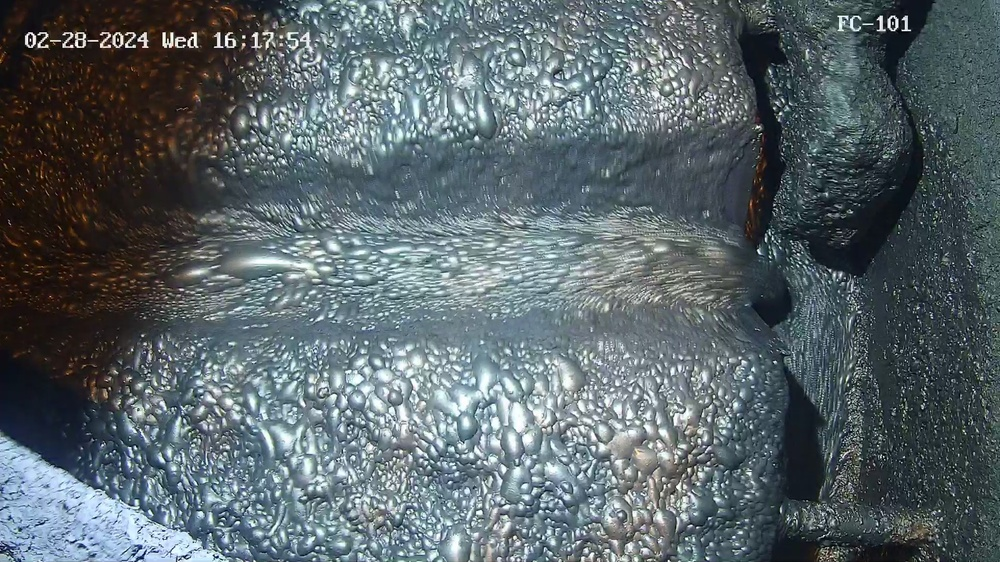
#> input picture noiser/_11.jpg, 1000 x 562 px, shrunk from 1920 x 1080 before the run
$ python dirty_spots_gen.py
#> lines starting #> are read from the running program, lines starting #| are printed output that depends on the picture
import cv2
import numpy as np
import os
from PIL import Image

def add_synthetic_dirt(image_path, output_path, num_spots=10, spot_size_range=(20, 100)):
    """
    Добавляет синтетические пятна грязи на изображение.

    :param image_path: Путь к исходному изображению.
    :param output_path: Путь для сохранения изображения с пятнами.
    :param num_spots: Количество пятен.
    :param spot_size_range: Диапазон размеров пятен (минимальный и максимальный радиус).
    """
#> called with image_path = './noiser/_11.jpg', num_spots = 10, spot_size_range = (30, 120)
    # Загружаем изображение
    image = cv2.imread(image_path)
#> image is the input picture: shape (562, 1000, 3); mean B, G, R 106, 101.5, 89.9
    if image is None:
        print("Ошибка: невозможно загрузить изображение.")
        return

    # Переводим изображение в RGB (если нужно)
    image = cv2.cvtColor(image, cv2.COLOR_BGR2RGB)

    # Получаем размеры изображения
    height, width, _ = image.shape
#> height = 562; width = 1000

    # Копируем изображение для рисования пятен
    dirty_image = image.copy()

    for _ in range(num_spots):
        # Случайный центр пятна
        center_x = np.random.randint(0, width)
        center_y = np.random.randint(0, height)

        # Случайный размер пятна
        radius = np.random.randint(spot_size_range[0], spot_size_range[1])

        # Цвет пятна (темный коричневый, близкий к грязи)
        color = (np.random.randint(21, 26), np.random.randint(21, 26), np.random.randint(20, 26))  # RGB

        # Создаём пятно с размытыми краями
        thickness = -1  # Заполненный круг
        overlay = dirty_image.copy()
        cv2.circle(overlay, (center_x, center_y), radius, color, thickness)

        # Прозрачность пятна (0.5 для полупрозрачности)
        alpha = 0.8
        dirty_image = cv2.addWeighted(overlay, alpha, dirty_image, 1 - alpha, 0)
#> this loop made 10 passes
#> pass 1, in add_synthetic_dirt, `dirty_image = cv2.addWeighted(overlay, alpha, dirty_image, 1 - alpha, 0)`:
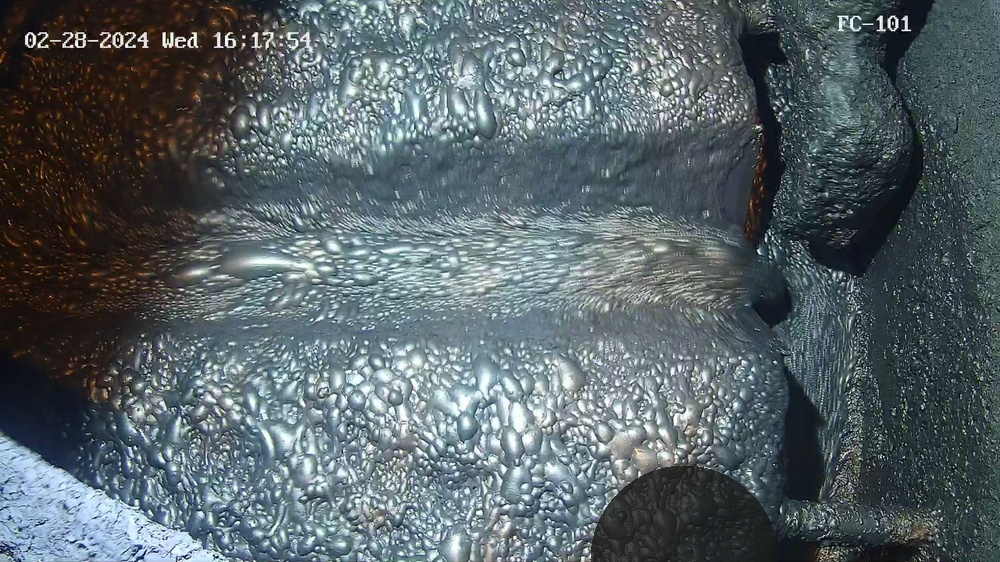
#> dirty_image: shape (562, 1000, 3); mean R, G, B 88.3, 99.6, 104.1
#> pass 2, in add_synthetic_dirt, `dirty_image = cv2.addWeighted(overlay, alpha, dirty_image, 1 - alpha, 0)`:
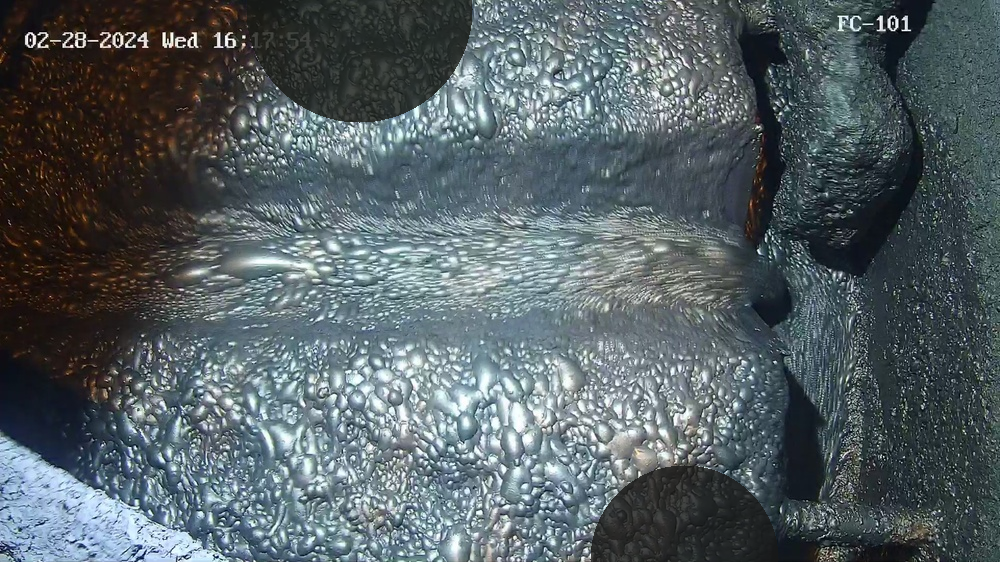
#> dirty_image: shape (562, 1000, 3); mean R, G, B 85.4, 96.2, 100.4
#> pass 3, in add_synthetic_dirt, `dirty_image = cv2.addWeighted(overlay, alpha, dirty_image, 1 - alpha, 0)`:
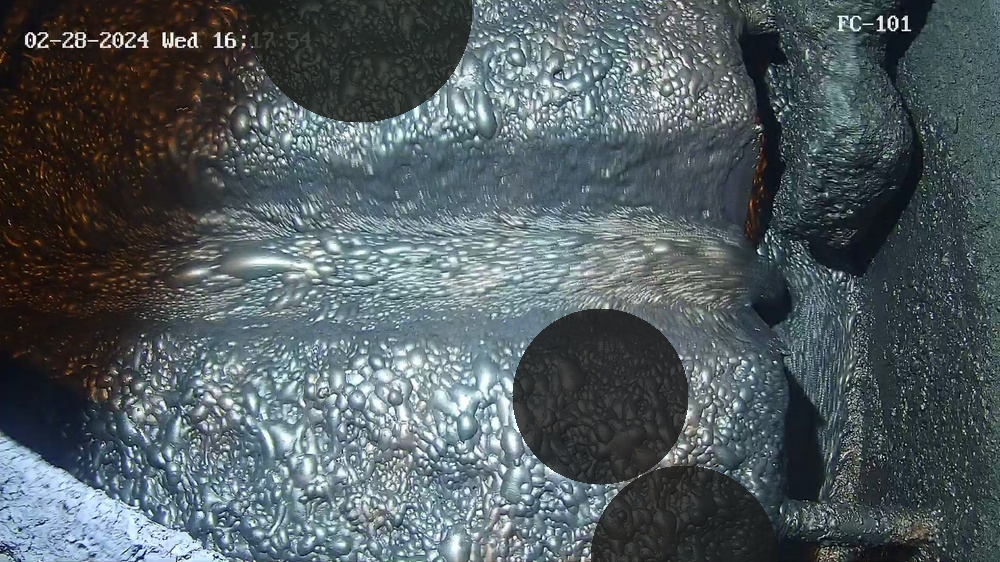
#> dirty_image: shape (562, 1000, 3); mean R, G, B 81.3, 91.6, 95.6
#> after the loop:
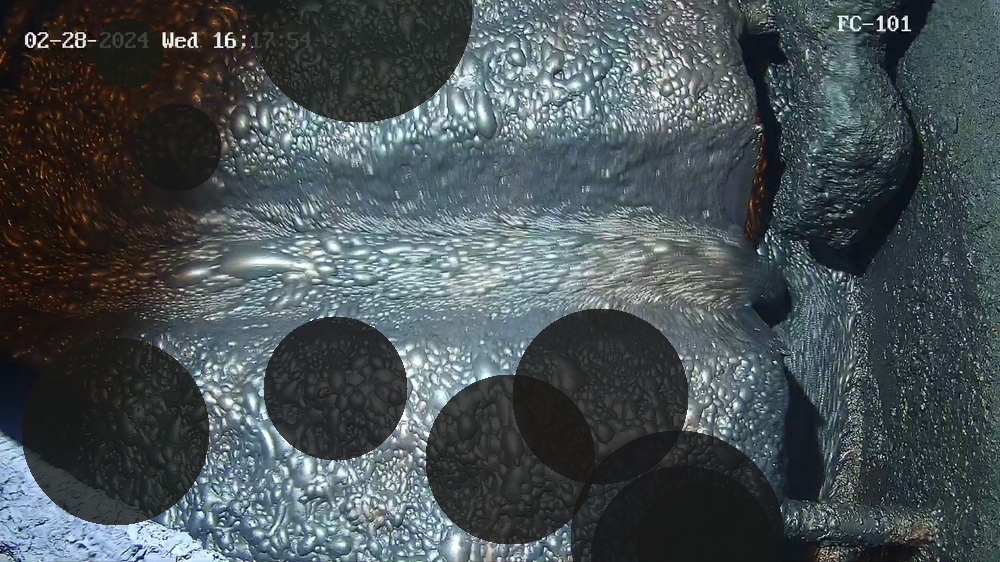
#> dirty_image: shape (562, 1000, 3); mean R, G, B 71.9, 80.9, 83.8
#> after the loop:
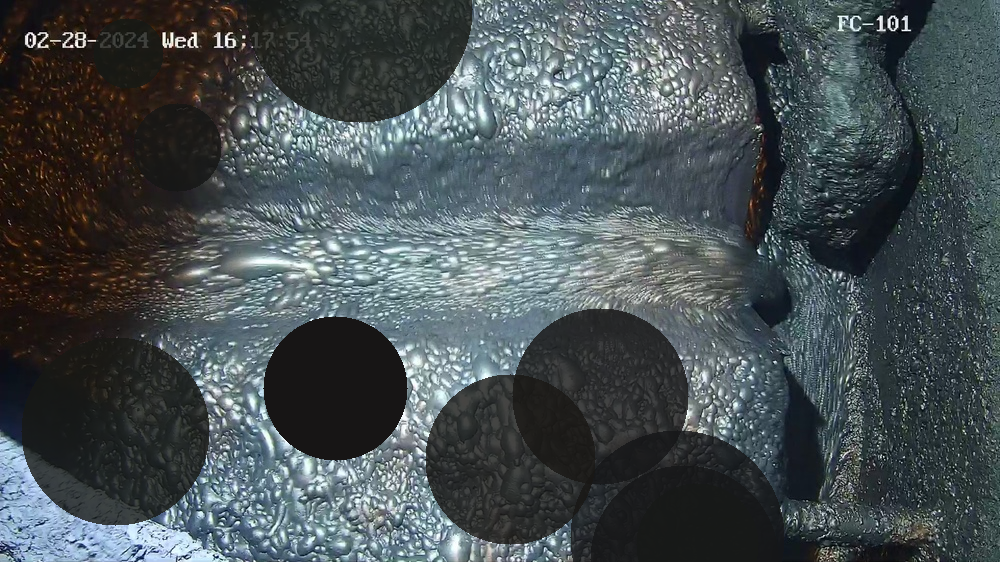
#> overlay: shape (562, 1000, 3); mean R, G, B 71.3, 80.1, 83

    # Конвертируем обратно в PIL для сохранения
    dirty_image = Image.fromarray(dirty_image)
    dirty_image.save(output_path)
    print(f"Изображение с синтетическими пятнами сохранено в {output_path}")

# Основной код
image_path = "./noiser/_11.jpg"  # Относительный путь к изображению
output_dir = "./dirty_spots_images"
os.makedirs(output_dir, exist_ok=True)  # Создаём директорию, если её нет

output_path = os.path.join(output_dir, "output_with_dirt12.jpg")
if not os.path.exists(image_path):
    print("Файл не найден:", image_path)
else:
    add_synthetic_dirt(image_path, output_path, num_spots=10, spot_size_range=(30, 120))

$ run again, with train18/train18/train_batch0.jpg copied over noiser/_11.jpg
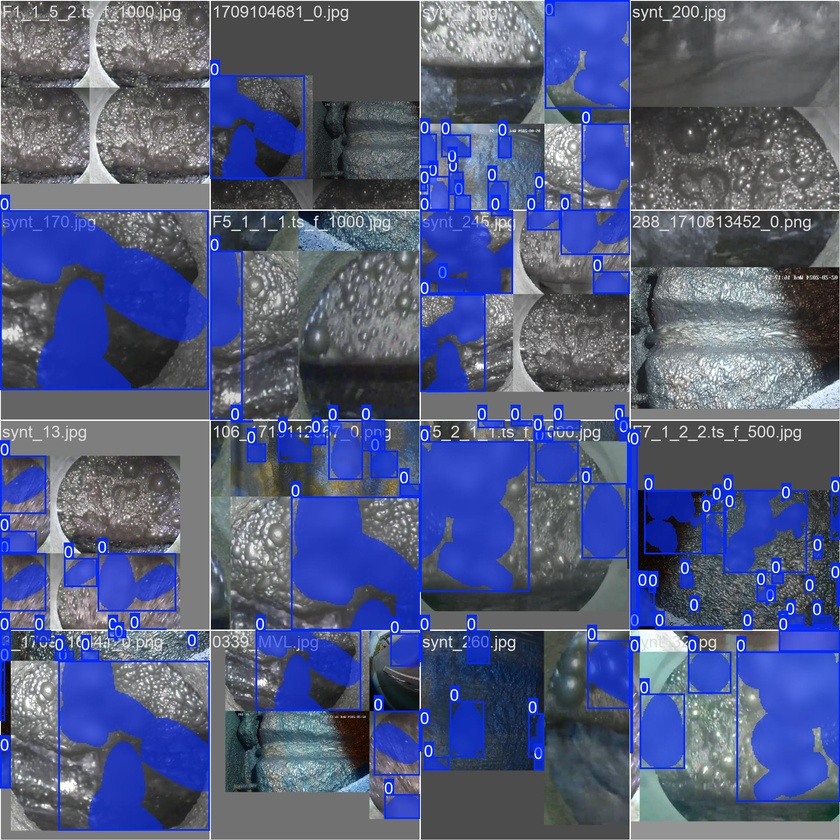
#> input picture train18/train18/train_batch0.jpg, 840 x 840 px, shrunk from 1920 x 1920 before the run
#> in add_synthetic_dirt, image is the input picture: shape (840, 840, 3); mean B, G, R 127.5, 92.1, 83.3
#> the loop in add_synthetic_dirt, `for _ in range(num_spots):` made 10 passes
#> pass 1, in add_synthetic_dirt, `dirty_image = cv2.addWeighted(overlay, alpha, dirty_image, 1 - alpha, 0)`:
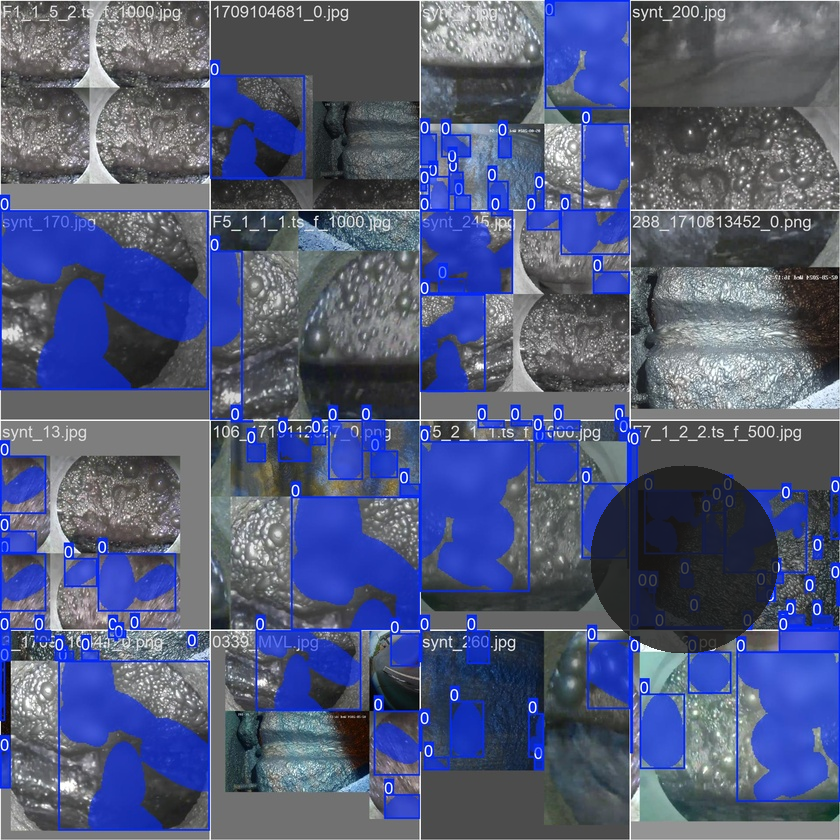
#> dirty_image: shape (840, 840, 3); mean R, G, B 82.2, 90.5, 123.9
#> after the loop in add_synthetic_dirt, `for _ in range(num_spots):`:
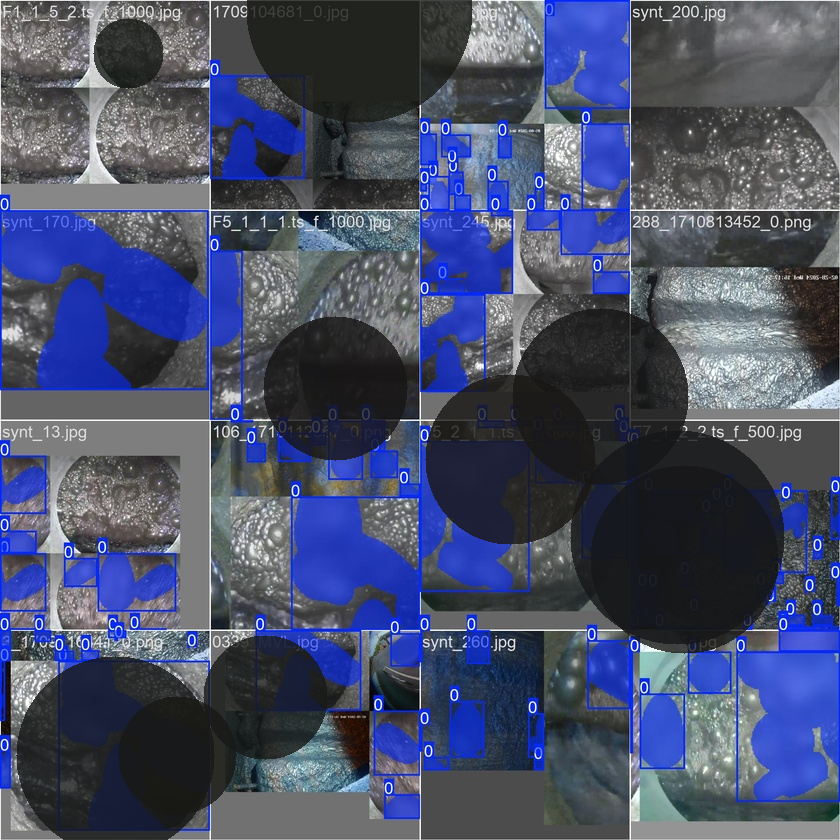
#> dirty_image: shape (840, 840, 3); mean R, G, B 73, 80.1, 107.3

$ run again, with train18/train18/train_batch1.jpg copied over noiser/_11.jpg
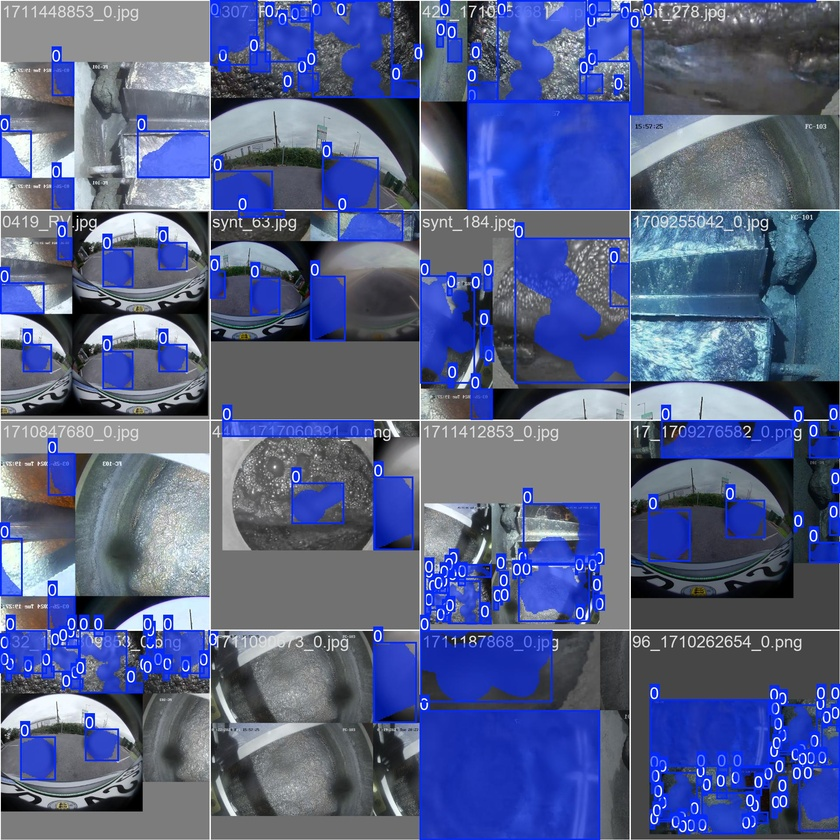
#> input picture train18/train18/train_batch1.jpg, 840 x 840 px, shrunk from 1920 x 1920 before the run
#> in add_synthetic_dirt, image is the input picture: shape (840, 840, 3); mean B, G, R 138, 98, 86.6
#> the loop in add_synthetic_dirt, `for _ in range(num_spots):` made 10 passes
#> pass 1, in add_synthetic_dirt, `dirty_image = cv2.addWeighted(overlay, alpha, dirty_image, 1 - alpha, 0)`:
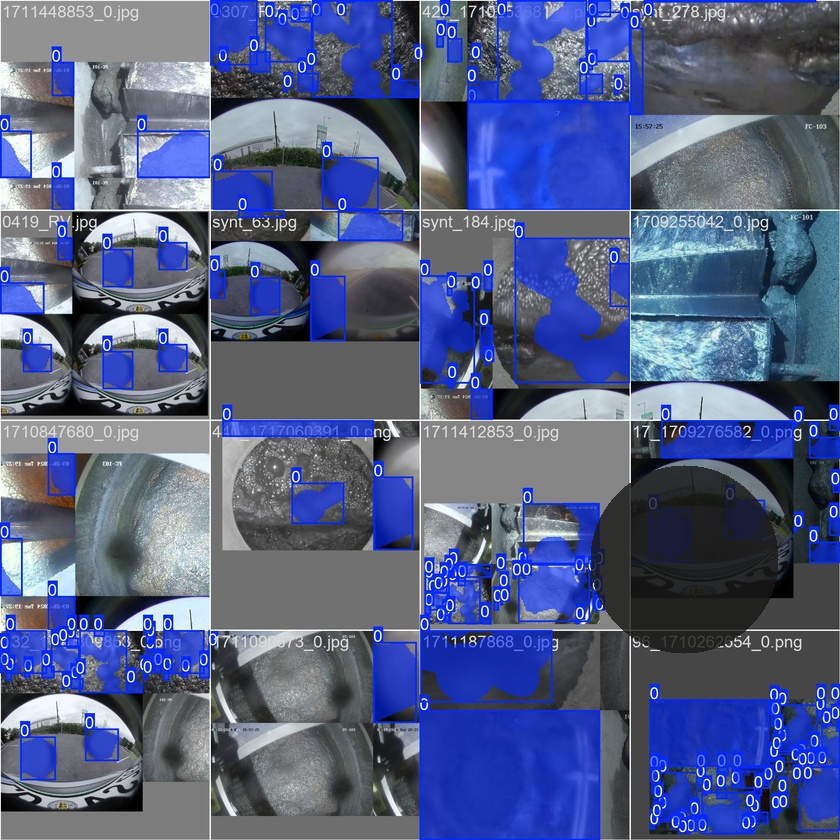
#> dirty_image: shape (840, 840, 3); mean R, G, B 85.1, 96.4, 135.6
#> after the loop in add_synthetic_dirt, `for _ in range(num_spots):`:
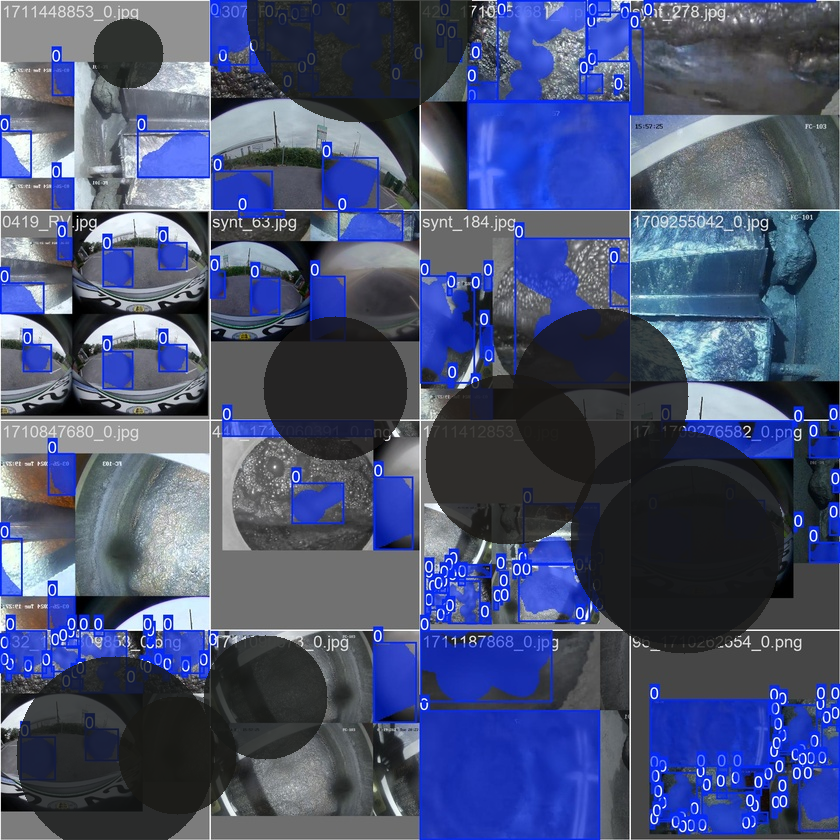
#> dirty_image: shape (840, 840, 3); mean R, G, B 73.4, 83.4, 117.7
